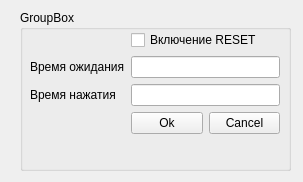
<?xml version="1.0" encoding="UTF-8"?>
<ui version="4.0">
 <class>SettingsReset</class>
 <widget class="QWidget" name="SettingsReset">
  <property name="geometry">
   <rect>
    <x>0</x>
    <y>0</y>
    <width>303</width>
    <height>182</height>
   </rect>
  </property>
  <property name="windowTitle">
   <string>Form</string>
  </property>
  <widget class="QGroupBox" name="groupBox_2">
   <property name="geometry">
    <rect>
     <x>20</x>
     <y>10</y>
     <width>271</width>
     <height>161</height>
    </rect>
   </property>
   <property name="title">
    <string>GroupBox</string>
   </property>
   <widget class="QWidget" name="formLayoutWidget">
    <property name="geometry">
     <rect>
      <x>10</x>
      <y>20</y>
      <width>250</width>
      <height>131</height>
     </rect>
    </property>
    <layout class="QFormLayout" name="formLayout">
     <item row="1" column="0">
      <widget class="QLabel" name="label_9">
       <property name="text">
        <string>Время ожидания</string>
       </property>
      </widget>
     </item>
     <item row="1" column="1">
      <widget class="QLineEdit" name="lineTimeWait"/>
     </item>
     <item row="2" column="0">
      <widget class="QLabel" name="label_10">
       <property name="text">
        <string>Время нажатия</string>
       </property>
      </widget>
     </item>
     <item row="2" column="1">
      <widget class="QLineEdit" name="lineTimePress"/>
     </item>
     <item row="3" column="1">
      <layout class="QHBoxLayout" name="horizontalLayout_2">
       <item>
        <widget class="QPushButton" name="pushButtonOk">
         <property name="text">
          <string>Ok</string>
         </property>
        </widget>
       </item>
       <item>
        <widget class="QPushButton" name="pushButtonCancel">
         <property name="text">
          <string>Cancel</string>
         </property>
        </widget>
       </item>
      </layout>
     </item>
     <item row="0" column="1">
      <widget class="QCheckBox" name="checkBoxEnable">
       <property name="text">
        <string>Включение RESET</string>
       </property>
      </widget>
     </item>
    </layout>
   </widget>
  </widget>
 </widget>
 <resources/>
 <connections/>
</ui>
